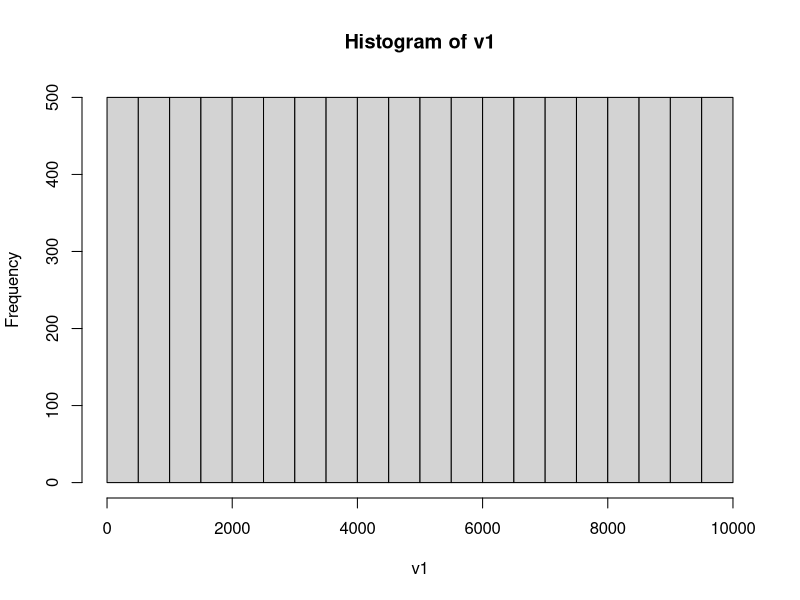
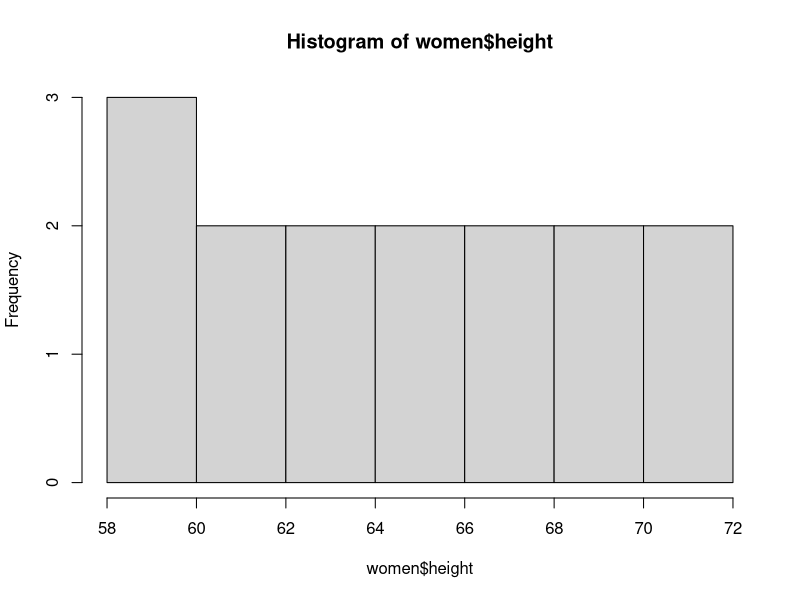
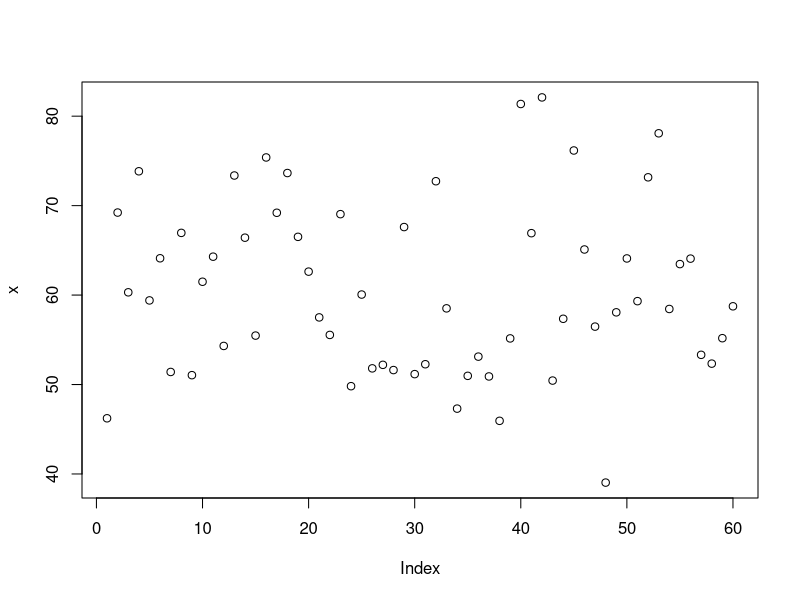
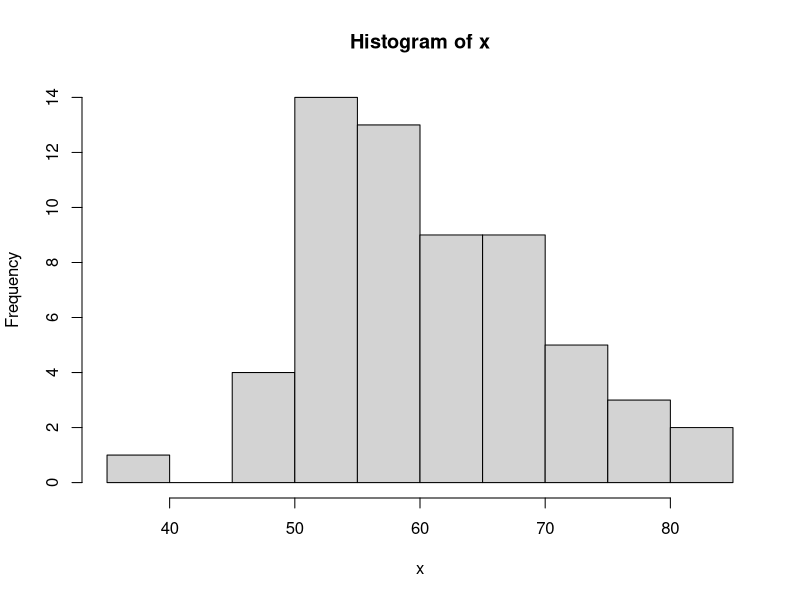
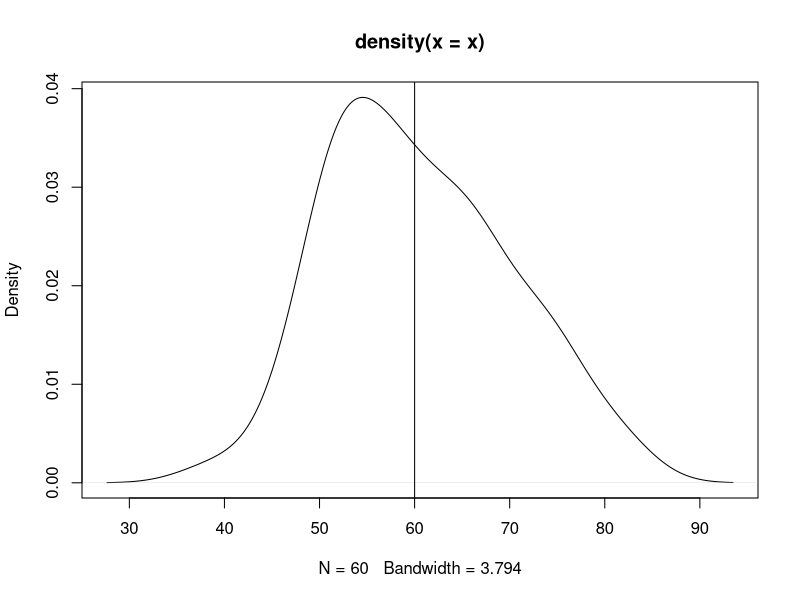
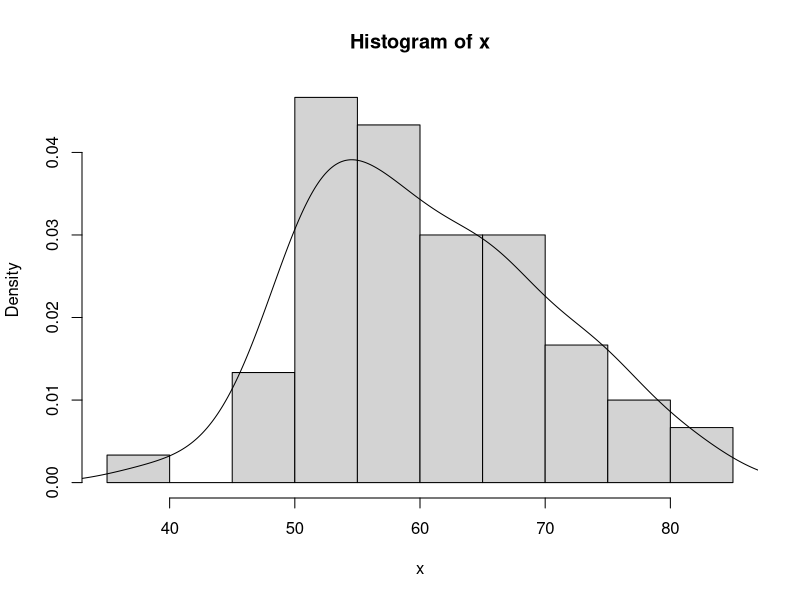
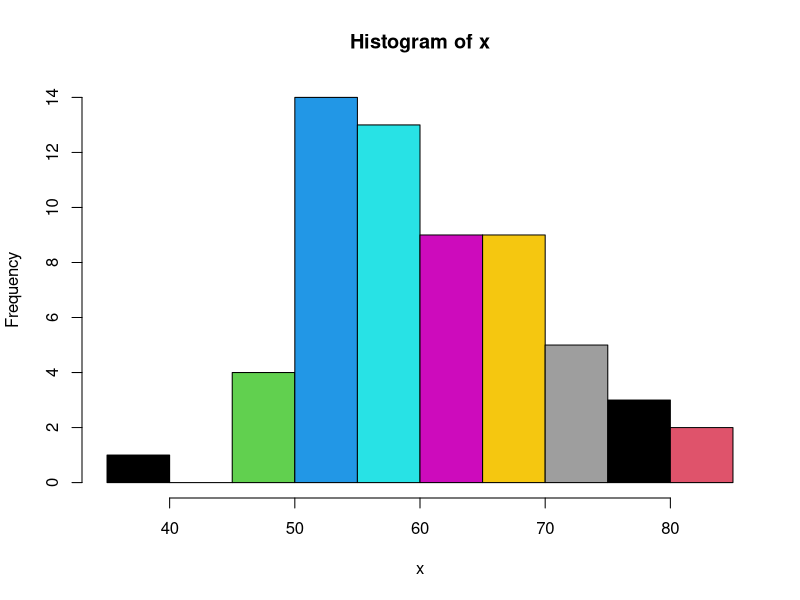
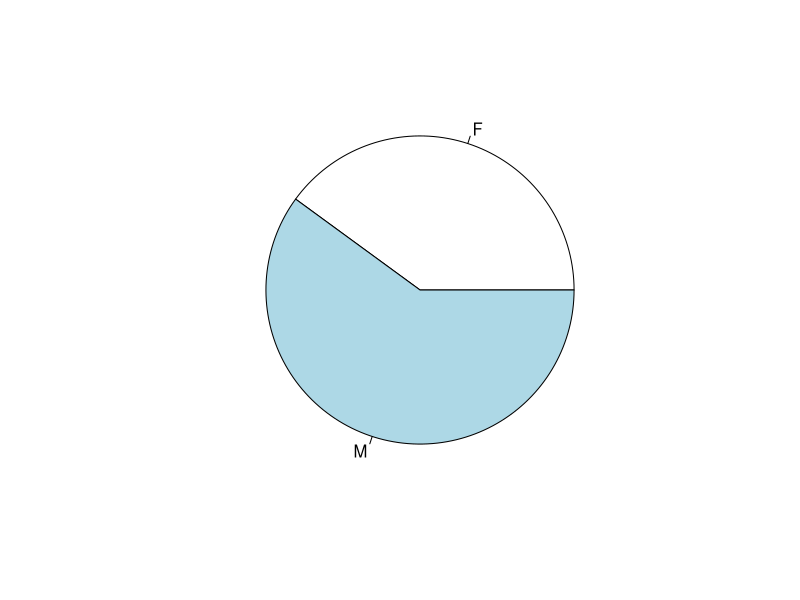

The R script that drew these images, in order:
#Data structures 

#vectors----
v1=1:10000   #create  integer vector from 1 to 10000
v2=c(1,4,5,10)   #numeric vector
class(v1)
class(v2)
v3=c('a','shraddha','dost')
v3                          #print the vector
class(v3)
v4=c(TRUE,FALSE,T, F)
class(v4)


#summary on vectors----
mean(v1)
median(v1)
sd(v1)
var(v1)
hist(v1)
hist(women$height)
v2[v2>=5]

x=rnorm(60, mean=60, sd=10)
x
plot(x)
hist(x)
plot(density(x))
abline(v=60)
#rectangles and density together
hist(x, freq=F)
lines(density(x))

hist(x,breaks=10, col=1:10)
length(x)
sd(x)
?sample
x1=LETTERS[5:20]
x1


set.seed(1234)
y1= sample(x1)
y1


set.seed(5)
(y2=sample(x1, size=5))

(gender=sample(c('M','F'), size=1000000, replace=T , prob=c(.6, .4)))
(t1=table(gender))
prop.table(t1) #gives freq distribution of the gender vector created, probability
pie(t1)
barplot(t1, col=1:2, horiz=T)


#matrix---- can be of 1 datatype (num,logical or char)

(m1=matrix(1:24,nrow=4))
(m2=matrix(1:24,nrow=4, byrow=T))
(m2=matrix(1:24,ncol=4, byrow=T))
(x=trunc(runif(60,60,100)))
#round, trunc, ceiling, floor
plot(density(x))
(m4=matrix(x, ncol=6))
colSums(m4)
rowSums(m4)
colMeans(m4)
rowMeans(m4)
m4[m4> 67 & m4<86]
m4[8:10,]
m4[8:10,c(1,3,5)]
rowSums(m4[8:10,c(1,3,5)])

#array----

#data.frame----
#rollno, name, gender, course, marks1, marks2
(rollno= 1:60)
(name=paste('student1',1:60,sep='-'))
(gender=sample(c('Male','Female'),size=60, replace=T, prob=c(.3,.7)))
(course=sample(c('BBA','MBA','FPM'),size=60, replace=T,prob=c(.4,.5,.1)))
(marks1= ceiling(rnorm(60,mean=65, sd=7)))
(marks2= ceiling(rnorm(60, mean=60, sd=11)))
(grades=sample(c('A','B','C'), size=60, replace=T))
students= data.frame(rollno,name,  gender, course, marks1, marks2, grades, stringsAsFactors = F)
class(students)

summary(students)
students[, c('name')]
students[students$gender == 'Male', c('rollno', 'gender','marks1')]
students[students$gender == 'Male' & students$grades =='C', c('rollno', 'gender','marks1')]
students[students$gender == 'Female'| (students$marks1>65 & students$marks1<70), c('rollno','name', 'gender','marks1')]
students$gender
t1=table(students$gender)
barplot(table(students$course),ylim=c(0,50), col=1:3)
text(1:3,table(students$course)+5,table(students$course))
#+5 is used to print text 5 units above the bar so as not to clash

str(students)  #structure of the data.
nrow(students)
names(students)
dim(students)
head(students)   #first few records of the datasheet
tail(students)  #last few records
head(students, n=7)

#avg marks scores by each gender in marks1
#gender, marks1
aggregate(students$marks1 , by=list(students$gender), FUN=mean)
#aggregate of marks one based on each gender, function used is mean.
aggregate(students$marks2 , by=list(students$course), FUN=max)
aggregate(students$marks2 , by=list(students$course, students$gender), FUN=mean)

#dplyr----
library(dplyr)

students %>% group_by(gender) %>% summarize(mean(marks1))
students %>% group_by(course,gender) %>% summarize(meanmarks1= mean(marks1) , min(marks2), max(marks2)) %>% arrange(desc(meanmarks1))

students %>% arrange(desc(marks1)) %>% filter(gender=='Male') %>% head(n=4)
 #select 10% of the random rows
students %>% sample_frac(0.1)

#random 5 students selected
students %>% sample_n(4) %>%arrange(course) %>% select(name,gender)
students %>% arrange(course, grades, marks1) %>% select(course, grades, marks1)

#top 5 of each course
#check below data once
students %>% select(name, course, grades, marks1) %>% group_by(course,marks1) %>% arrange(course, grades, marks1) %>% top_n(5) 

#factor
names(students)
students$gender = factor(students$gender)
summary(students$gender)
summary(students$course)
students$course= factor(students$course, ordered=T)
summary(students$course)
students$course= factor( students$course, ordered=T, level= c('FPM','MBA','BBA'))
summary(students$course)

students$grades
#C<A<B
students$grades=factor(students$grades, ordered=T, levels=c('C', 'A','B'))
students$grades
table(students$grades)
barplot(table(students$grades))


#extracommands----
name[1:10]
name[c(15,20,36)]
name[-1]    #removes 1 value (the first one)
name[-c(1:10)]
rev(name)
name[60:1]
name[-c(1:10,35:40)]

